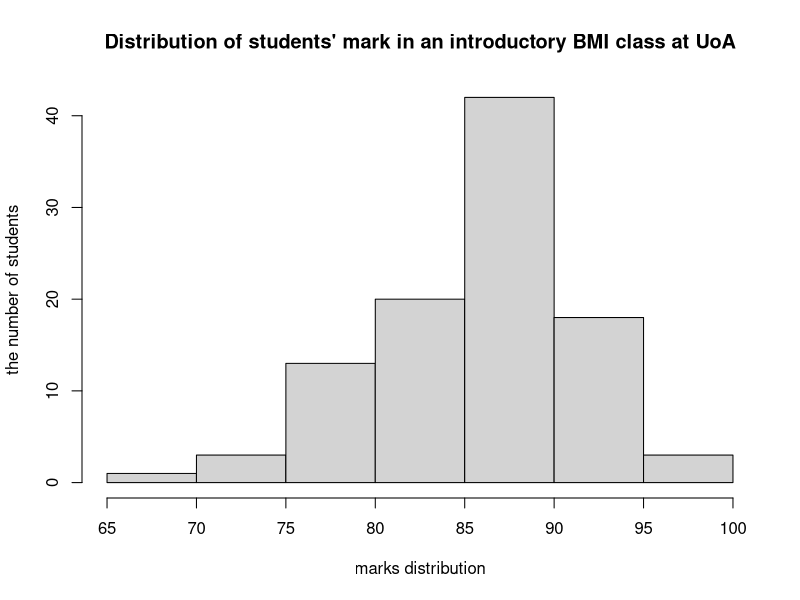
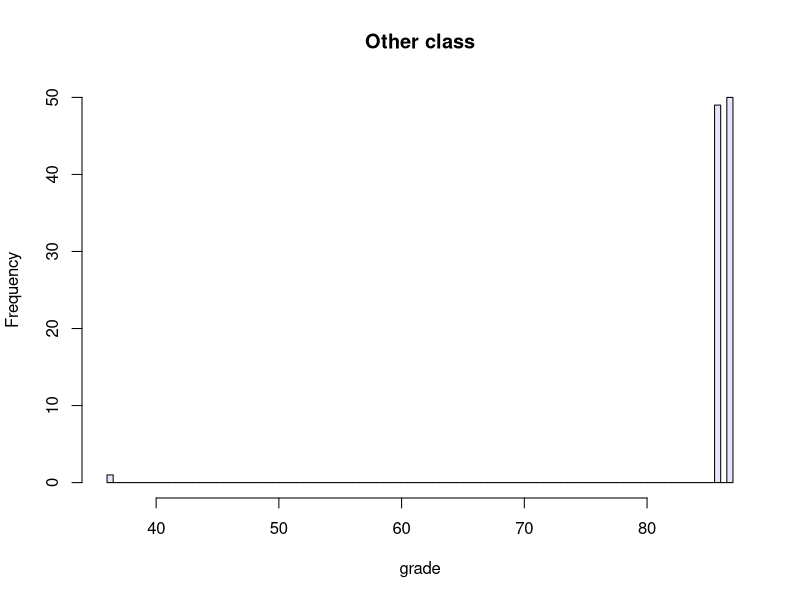
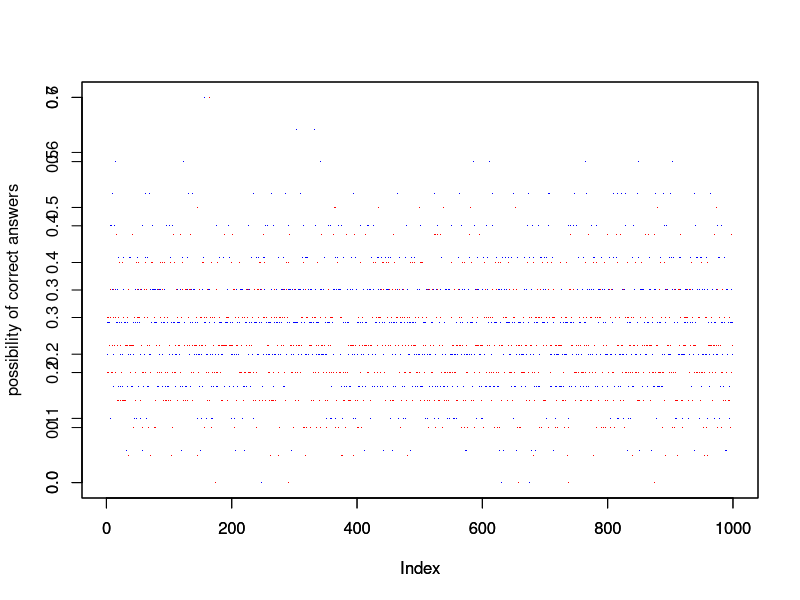

Recreate these plots in R, in order.
#Looking at students grade
marks<-rnorm(100,86,5.0)
hist(marks,pch=16,xlab = "marks distribution",ylab = "the number of students",main = "Distribution of students' mark in an introductory BMI class at UoA",col = "lightgrey")
cnt1 = 0
cnt2 = 0
for (i in 1:100){
  if(marks[i]>91||marks[i]<81){
    cnt1 = cnt1+1
  }
  if(marks[i]>96||marks[1]<76){
    cnt2=cnt2+1
  }
}
print(paste("The number of students whose score higher than 91 or lower than 81 is:",cnt1))
print(paste("The number of students whose score higher than 96 or lower than 76 is:",cnt2))

#=================================
grade_81_91 <- sum(marks<81|marks>91)
grade_81_91

other_class = c(36, rep(86,49), rep(87,50)) 
mean(other_class)
round(sd(other_class),digits = 2)
hist(other_class, xlab="grade", breaks=100, col="lavender", main="Other class")

#getting good grades
set3=c()
set4=c()
for (i in 1:1000){
  cnt3 = 0
  cnt4 = 0
  correct<-sample(1:4,20,replace = TRUE)
  answer<-sample(1:4,20,replace =TRUE)
  for (i in 1:20){
    if (correct[i]==answer[i]){
      cnt3 = cnt3+1
    }
    if (correct[i]==1){
      cnt4 = cnt4+1
    }
  }
  set3<-c(set3,cnt3/20)
  set4<-c(set4,cnt4/20)
}
cnt3>=10
cnt4>=10
t.test(set3,set4)
plot(set3,col='red',pch=".",ylab = "possibility of correct answers")
par(new=TRUE)
plot(set4,col='blue',pch=".",ylab='')
#=======
0.25^10*0.75^10*choose(20,10)
p_passing=0
for (s in 10:20){
  a<-0.25^s*0.75^(20-s)*choose(20,s)
  p_passing = p_passing+a
}
p_passing




